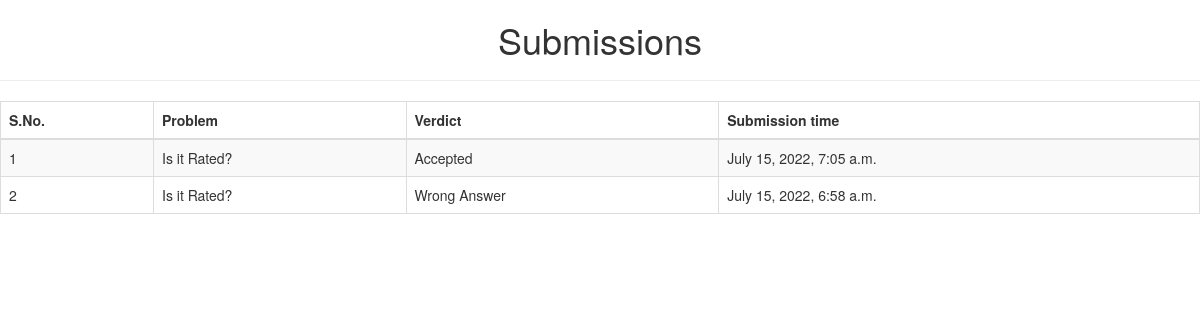
/oj/submissions (signed in), run on an earlier commit of the app's database.
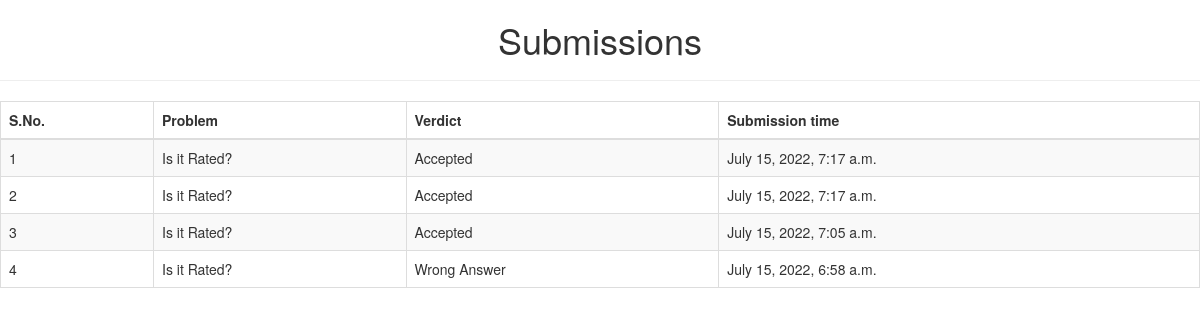
And on a later commit of the database.
### oj/models.py (models this page shows, shortened)
class Solutions(models.Model):
    problem = models.ForeignKey(Problems, on_delete=models.CASCADE)
    verdict = models.CharField(max_length=10)
    submitted_at = models.DateTimeField('attempt date')
    submitted_code = models.TextField(default='code')

class Problems(models.Model):
    statement = models.TextField()
    name = models.CharField(max_length=100)
    code = models.CharField(max_length=50)
    def __str__(self) -> str:
        return self.name

### oj/views.py (the view)
# urls.py: path('submissions', views.submissions, name="submissions"),
@login_required
def submissions(request):
    submission = Solutions.objects.all().order_by('-submitted_at')
    context = {'submission': submission}
    return render(request, 'oj/submissions.html', context)

### oj/templates/oj/submissions.html (shortened to what this page needs)
<!DOCTYPE html>
<html lang="en">
<head>
  <link rel="stylesheet" href="https://maxcdn.bootstrapcdn.com/bootstrap/3.4.1/css/bootstrap.min.css">
</head>
<body>
    <h1 align="center"> Submissions </h1>
    <hr></hr>
    {% if submission %}
        <table class="table table-striped table-bordered">
            <thead>
            <tr>
                <th scope="col">S.No.</th>
                <th scope="col">Problem</th>
                <th scope="col">Verdict</th>
                <th scope="col">Submission time</th>
            </tr>
            </thead>
            <tbody>
                {% for item in submission %}
                    <tr>
                        <td>{{forloop.counter}}</td>
                        <td>{{ item.problem }}</td>
                        <td>{{ item.verdict }}</td>
                        <td>{{ item.submitted_at }}</td>
                    </tr>
                {% endfor %}
            </tbody>
        </table>
    {% else %}
        <p>No submissions are done.</p>
    {% endif %}
</body>

What changed in the data, as far as the page shows it:
added Solutions: problem "Is it Rated?", verdict "Accepted", submitted_at "July 15, 2022, 7:17 a.m."
added Solutions: problem "Is it Rated?", verdict "Accepted", submitted_at "July 15, 2022, 7:17 a.m."
